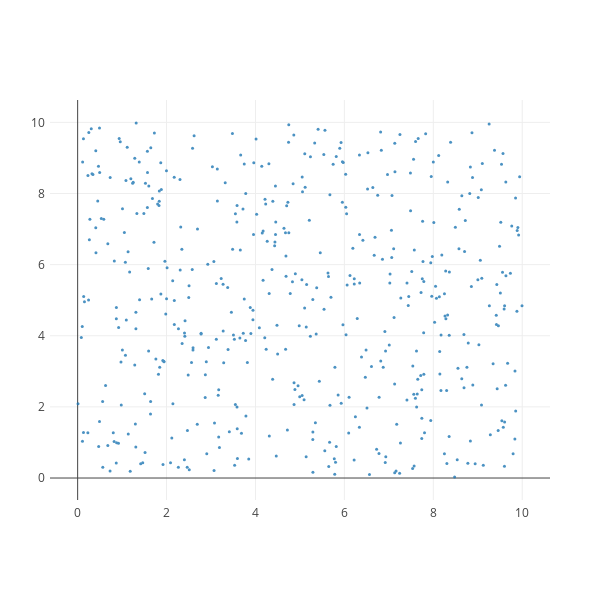

The notebook cell saved with this chart:
### Code cell
X, color = make_rectangular(n_samples=500, 
    label=0, x_b=0, x_e=10, y_b=0, y_e=10)

ipython_2d_scatter(X, color)

### Figure 1 — Plotly figure (JSON) as saved in the notebook; plotly's stock layout.template omitted (floating-point values rounded to 4 significant figures; data arrays with more than 128 entries replaced by an {"elided": "..."} marker saying what was removed)
{"data": [{"marker": {"color": 0, "colorscale": "Jet", "size": 3}, "mode": "markers", "opacity": 0.8, "text": {"elided": "500 str values"}, "type": "scatter", "x": {"elided": "500 float values"}, "y": {"elided": "500 float values"}}], "layout": {"autosize": false, "height": 600, "margin": {"b": 100, "l": 50, "pad": 4, "r": 50, "t": 100}, "width": 600}}
